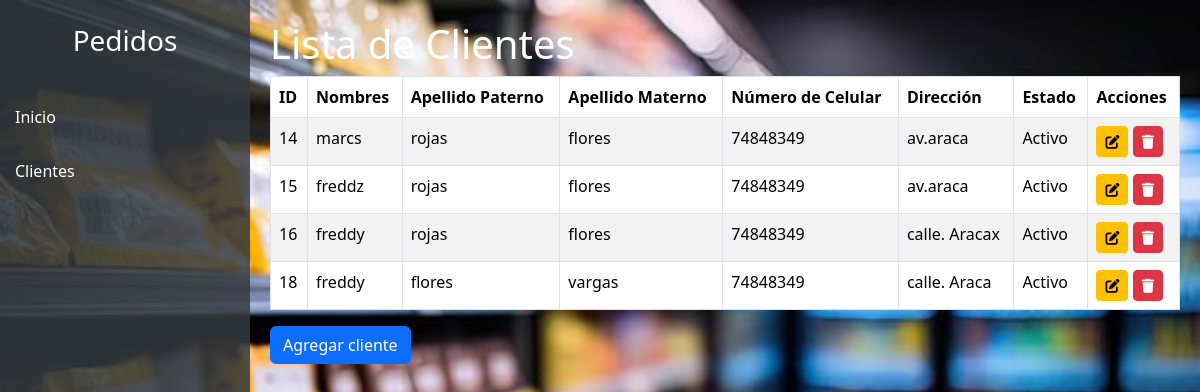
The app's page /clientes/clientes.php with its own data.
### tables this page shows
CREATE TABLE `clientes` (
  `idcliente` int(11) NOT NULL,
  `nombres` varchar(50) NOT NULL,
  `apellido_paterno` varchar(50) NOT NULL,
  `apellido_materno` varchar(50) NOT NULL,
  `numero_celular` varchar(50) NOT NULL,
  `direccion` varchar(50) NOT NULL,
  `estado` tinyint(4) DEFAULT 1
);

### clientes/clientes.php (the view, shortened to what this page needs)
<!DOCTYPE html>
<html lang="es">
<head>
    <link href="https://cdn.jsdelivr.net/npm/bootstrap@5.3.3/dist/css/bootstrap.min.css" rel="stylesheet">
</head>
<body>
    <div class="sidebar">
        <h3 class="text-white text-center py-4">Pedidos</h3>
        <a href="../home.php">Inicio</a>
        <a href="clientes.php">Clientes</a>
    </div>
    <div class="content">
        <h1>Lista de Clientes</h1>
        <table class="table table-bordered table-striped" style="background-color: rgba(255, 255, 255, 0.9);">
            <thead>
                <tr>
                    <th>ID</th>
                    <th>Nombres</th>
                    <th>Apellido Paterno</th>
                    <th>Apellido Materno</th>
                    <th>Número de Celular</th>
                    <th>Dirección</th>
                    <th>Estado</th>
                    <th>Acciones</th>
                </tr>
            </thead>
            <tbody>
                <?php
                include "../conexionMysql.php";
                $sql = $conexion->query("SELECT * FROM clientes WHERE estado = 1");
                while ($cliente = $sql->fetch_object()) {
                ?>
                <tr>
                    <td><?= $cliente->idcliente ?></td>
                    <td><?= $cliente->nombres ?></td>
                    <td><?= $cliente->apellido_paterno ?></td>
                    <td><?= $cliente->apellido_materno ?></td>
                    <td><?= $cliente->numero_celular ?></td>
                    <td><?= $cliente->direccion ?></td>
                    <td><?= $cliente->estado == 1 ? 'Activo' : 'Dado de baja' ?></td>
                    <td>
                        <button class="btn btn-warning btn-sm" onclick="openEditModal(<?= $cliente->idcliente ?>, '<?= $cliente->nombres ?>', '<?= $cliente->apellido_paterno ?>', '<?= $cliente->apellido_materno ?>', '<?= $cliente->numero_celular ?>', '<?= $cliente->direccion ?>')">
                            <i class="fa-solid fa-pen-to-square"></i>
                        </button>
                        <button class="btn btn-danger btn-sm" onclick="openDeleteModal(<?= $cliente->idcliente ?>, '<?= $cliente->nombres ?>')">
                            <i class="fa-solid fa-trash"></i>
                        </button>
                    </td>
                </tr>
                <?php } ?>
            </tbody>
        </table>
        <button type="button" class="btn btn-primary" data-bs-toggle="modal" data-bs-target="#addClientModal">
            Agregar cliente
        </button>
    </div>
</body>
</html>

### clientes/clientes.php (style rules this page uses)
body { display: flex; background-image: url('/saida/imagenes.img/ima.jpeg'); background-size: cover; background-position: center; height: 100vh; }
.sidebar { width: 250px; background-color: rgba(52, 58, 64, 0.85); height: 100vh; position: fixed; }
.sidebar a { display: block; color: white; padding: 15px; text-decoration: none; }
.content { margin-left: 250px; padding: 20px; width: 100%; color: white; }

### records on screen
clientes: idcliente "14", nombres "marcs", apellido_paterno "rojas", apellido_materno "flores", numero_celular "74848349", direccion "av.araca", estado "Activo"
clientes: idcliente "15", nombres "freddz", apellido_paterno "rojas", apellido_materno "flores", numero_celular "74848349", direccion "av.araca", estado "Activo"
clientes: idcliente "16", nombres "freddy", apellido_paterno "rojas", apellido_materno "flores", numero_celular "74848349", direccion "calle. Aracax", estado "Activo"
clientes: idcliente "18", nombres "freddy", apellido_paterno "flores", apellido_materno "vargas", numero_celular "74848349", direccion "calle. Araca", estado "Activo"
